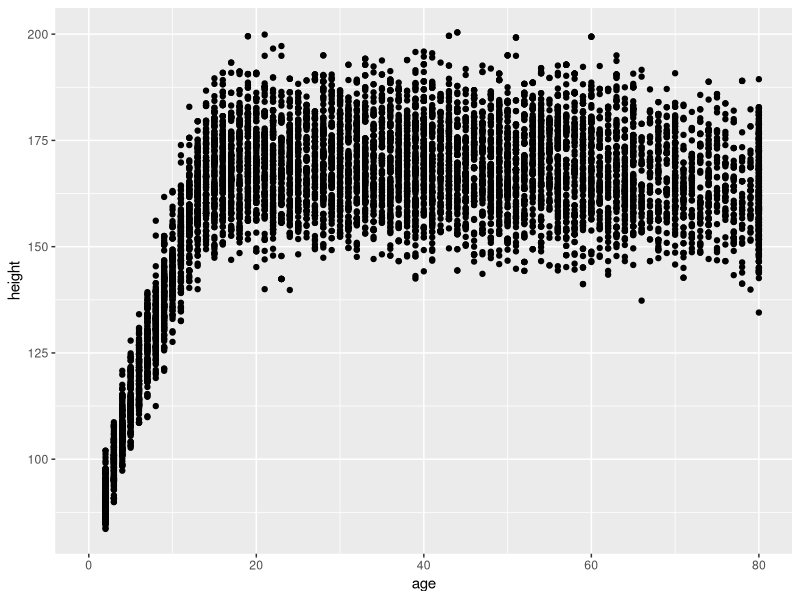
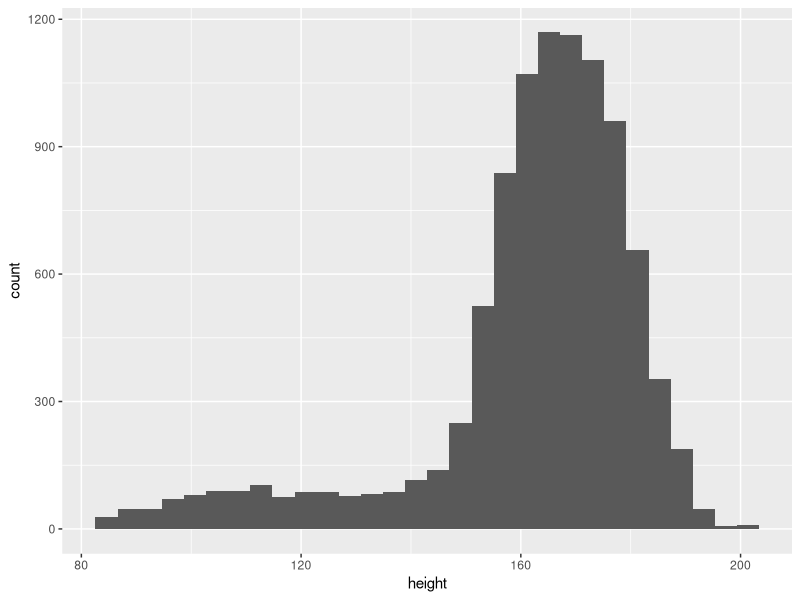
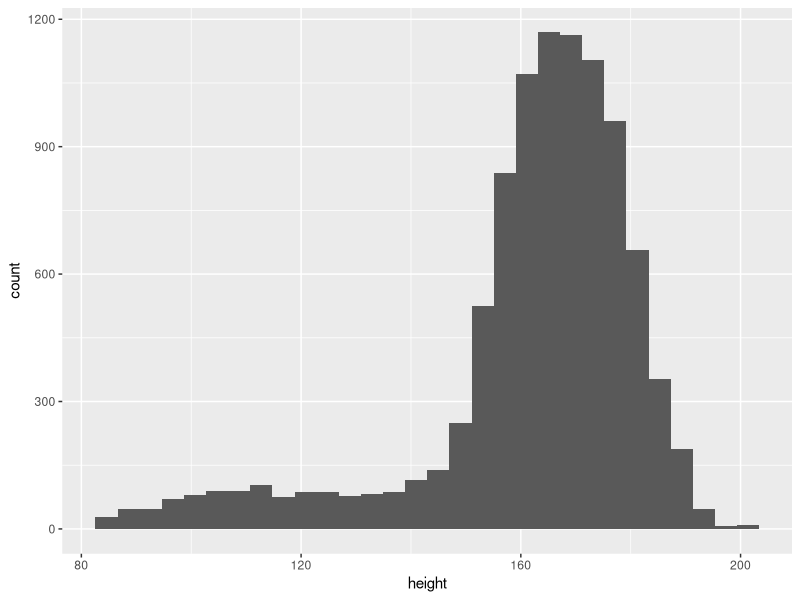
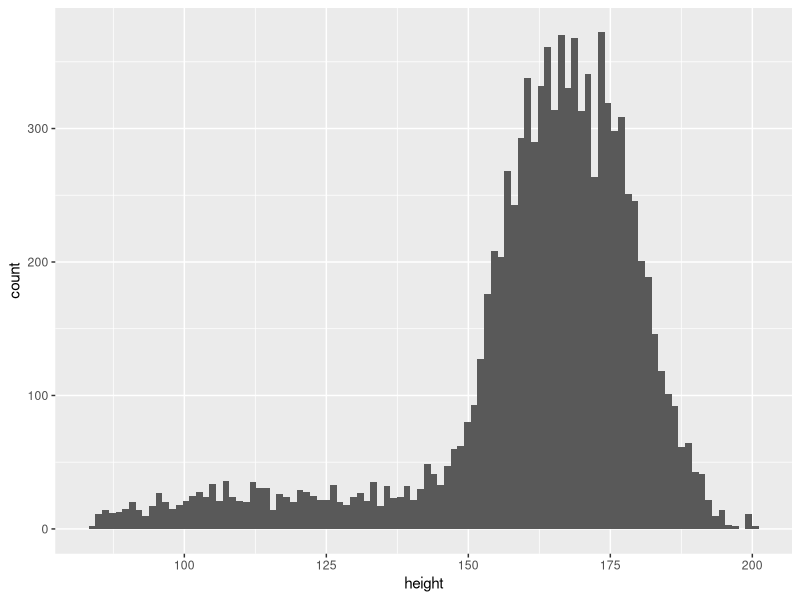
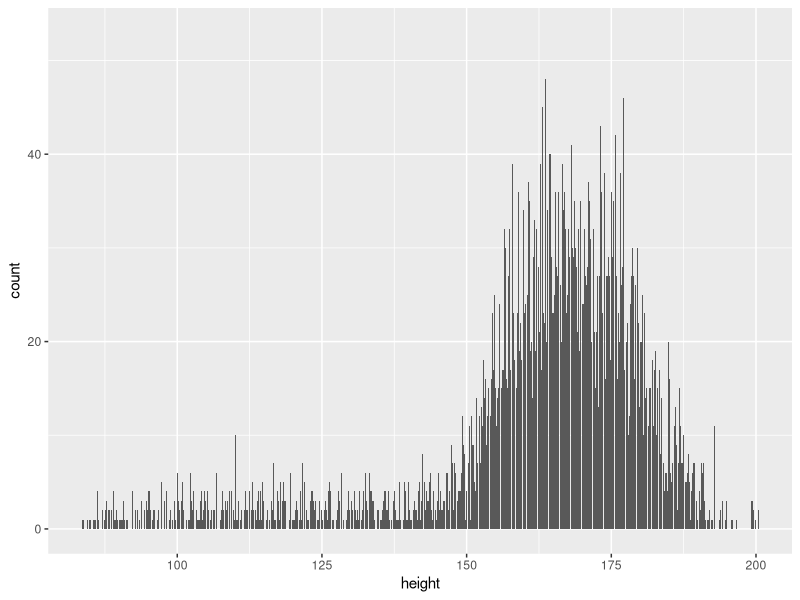
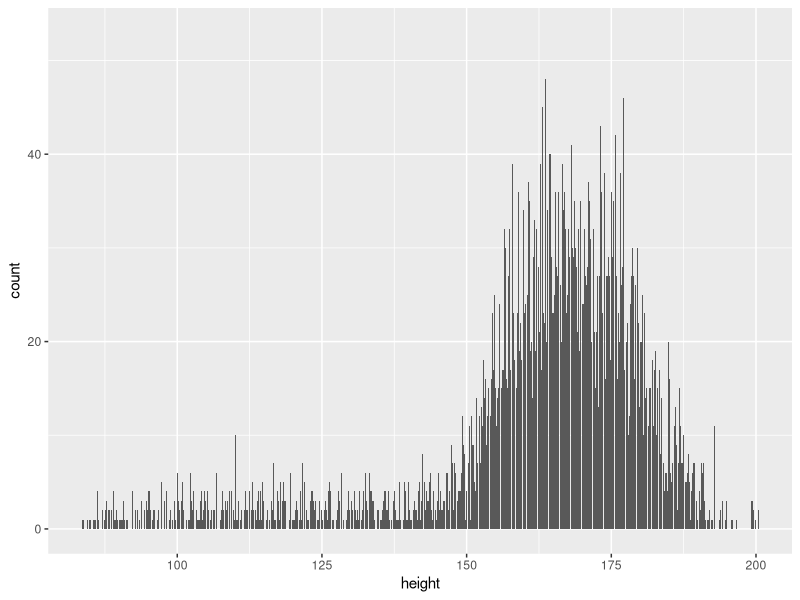
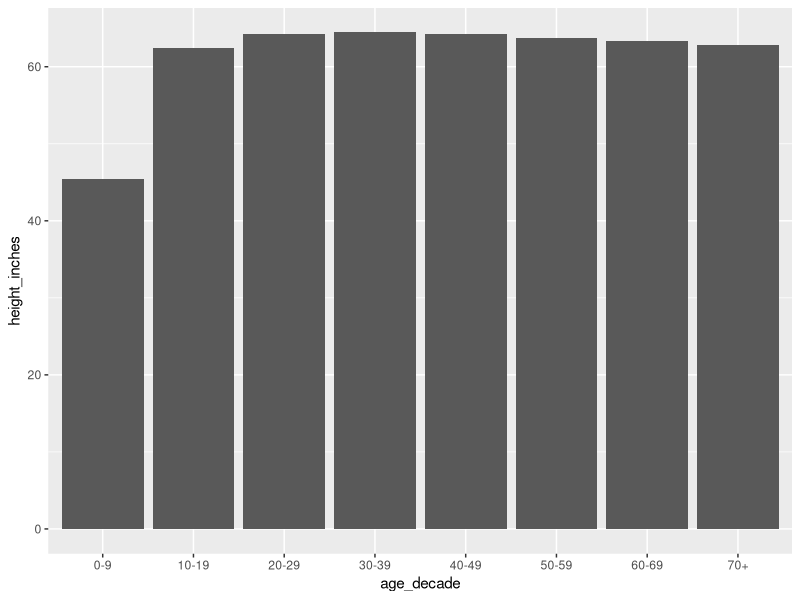
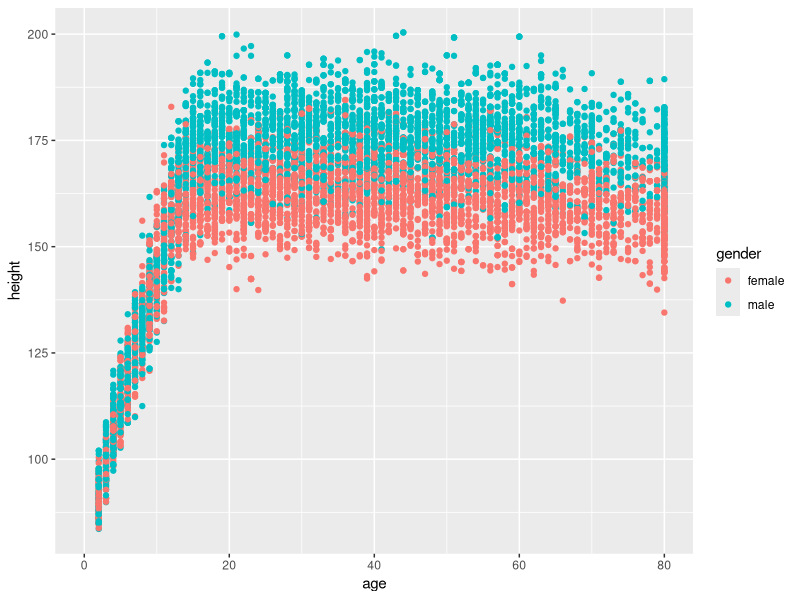

These charts were generated, in order, by the following R code:
## ---- chunk 1
knitr::opts_chunk$set(echo = TRUE)
## ---- chunk 2
library(tidyverse)
## ---- chunk 3
nhanes <- read_csv("data/nhanes.csv")
## ---- chunk 4
ggplot(data = nhanes,
       mapping = aes(x = age,
                     y = height)) +
  geom_point()
## ---- chunk 5
ggplot(data = nhanes, 
       mapping = aes(x = height)) +
  geom_histogram()
## ---- chunk 6
ggplot(data = nhanes, 
       mapping = aes(x = height)) +
  geom_histogram(stat = "bin")
## ---- chunk 7
ggplot(data = nhanes, 
       mapping = aes(x = height)) +
  geom_histogram(bins = 100)
## ---- chunk 8
ggplot(data = nhanes, 
       mapping = aes(x = height)) +
  geom_bar()
## ---- chunk 9
ggplot(data = nhanes, 
       mapping = aes(x = height)) +
  geom_bar(stat = "count") 
## ---- chunk 10
female_height_inches_by_age <- nhanes %>% 
  filter(gender == "female") %>% 
  mutate(height_inches = height / 2.54) %>% 
  group_by(age_decade) %>% 
  summarize(height_inches = mean(height_inches,
                                 na.rm = TRUE)) %>% 
  drop_na(age_decade)
## ---- chunk 11
ggplot(data = female_height_inches_by_age, 
       mapping = aes(x = age_decade, 
                     y = height_inches)) +
  geom_bar(stat = "identity") 
## ---- chunk 12
ggplot(data = nhanes,
       mapping = aes(x = age,
                     y = height,
                     color = gender)) + 
  geom_point()
## ---- chunk 13
ggplot(data = female_height_inches_by_age, 
       mapping = aes(x = age_decade, 
                     y = height_inches,
                     color = age_decade)) +
  geom_bar(stat = "identity") 
## ---- chunk 14
ggplot(data = female_height_inches_by_age, 
       mapping = aes(x = age_decade, 
                     y = height_inches,
                     fill = age_decade)) +
  geom_bar(stat = "identity") 
## ---- chunk 15
ggplot(data = nhanes,
       mapping = aes(x = age,
                     y = height,
                     color = gender)) + 
  geom_point() +
  scale_color_viridis_d(option = "plasma") +
  labs(title = "Association Between Age and Height")
## ---- chunk 16
ggplot(data = nhanes,
       mapping = aes(x = age,
                     y = height,
                     color = gender)) + 
  geom_point() +
  scale_color_viridis_d(option = "plasma") +
  labs(title = "Association Between Age and Height",
       subtitle = "Data from NHANES")
## ---- chunk 17
ggplot(data = nhanes,
       mapping = aes(x = age,
                     y = height,
                     color = gender)) + 
  geom_point() +
  scale_color_viridis_d(option = "plasma") +
  labs(title = "Association Between Age and Height",
       subtitle = "Data from NHANES",
       x = "Age",
       y = "Height (cm)")
## ---- chunk 18
ggplot(data = nhanes,
       mapping = aes(x = age,
                     y = height,
                     color = gender)) + 
  geom_point() +
  scale_color_viridis_d(option = "plasma") +
  labs(title = "Association Between Age and Height",
       subtitle = "Data from NHANES",
       x = "Age",
       y = "Height (cm)",
       color = "Gender")
## ---- chunk 19
ggplot(data = nhanes,
       mapping = aes(x = age,
                     y = height,
                     color = gender)) + 
  geom_point() +
  scale_color_viridis_d(option = "plasma") +
  labs(title = "Association Between Age and Height",
       subtitle = "Data from NHANES",
       x = "Age",
       y = "Height (cm)",
       color = "Gender") +
  theme_minimal()
## ---- chunk 20
ggplot(data = nhanes,
       mapping = aes(x = age,
                     y = height,
                     color = gender)) + 
  geom_point() +
  labs(title = "Association Between Age and Height",
       subtitle = "Data from NHANES",
       x = "Age",
       y = "Height (cm)",
       color = "Gender") +
  theme_minimal() +
  facet_wrap(~gender)
